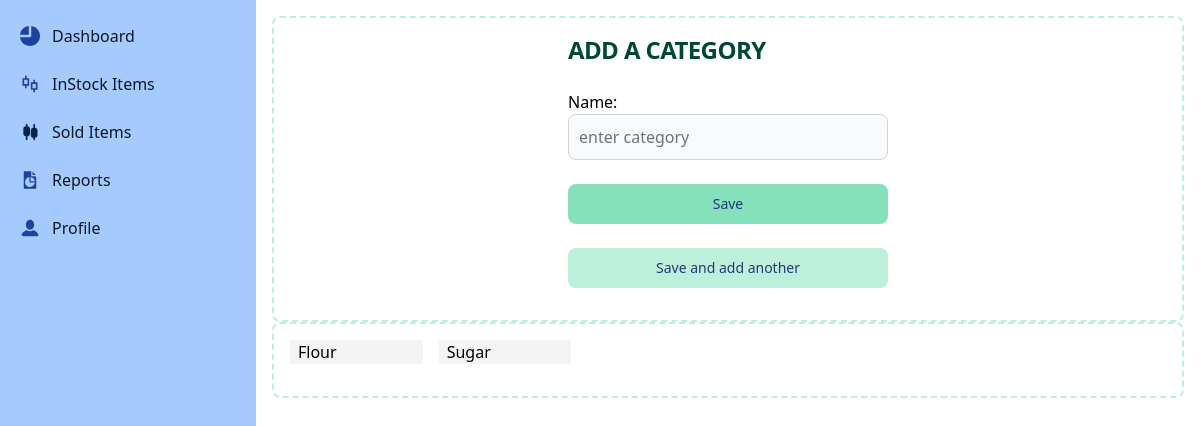
/dashboard/add-category/, run on an earlier commit of the app's database.
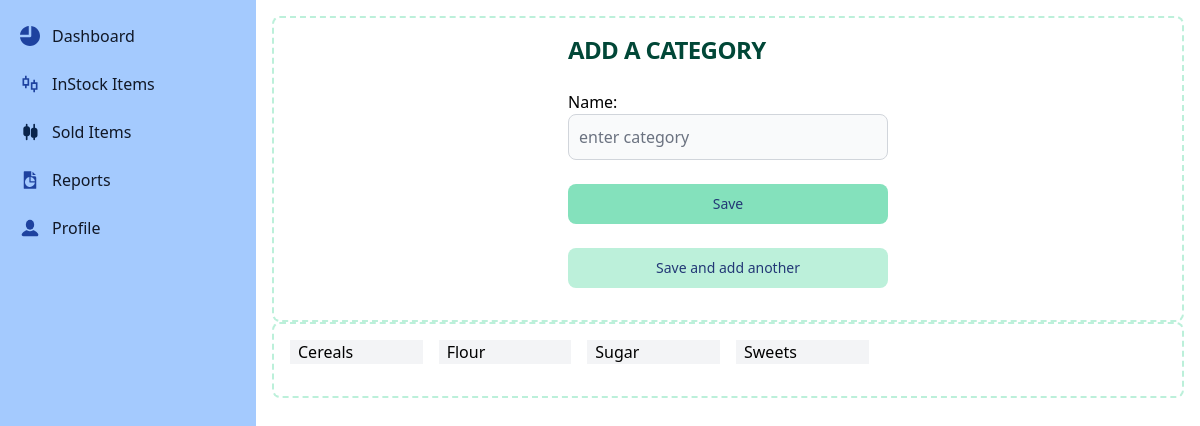
And on a later commit of the database.
### inventory/models.py (models this page shows, shortened)
class Category(models.Model):
    name = models.CharField(max_length=255)
    class Meta:
        ordering = ('name',)
        verbose_name_plural = 'Categories'

### dashboard/views.py (the view)
# urls.py: path('add-category/', add_category, name='add_category'),
def add_category(request):
    categories = Category.objects.all()
    if request.method == 'POST':
        form = CategoryForm(request.POST)
        if form.is_valid():
            form.save()
            if 'save_and_add_another' in request.POST:
                return redirect('dashboard:add_category')
            else:
                return redirect('dashboard:sold')
    else:
        form = CategoryForm()
    return render(request, 'dashboard/add_category.html', {'form': form, 'category': categories})

### dashboard/forms.py
class CategoryForm(forms.ModelForm):
    name = forms.CharField(
        widget=forms.TextInput(attrs={
            'placeholder': 'enter category',
            'id': 'enter-category',
            'class': 'bg-gray-50 border border-gray-300 text-gray-900 rounded-lg focus:ring-primary-600 focus:border-primary-600 block w-full p-2.5 dark:bg-gray-700 dark:border-gray-600 dark:placeholder-gray-400 dark:text-white dark:focus:ring-blue-500 dark:focus:border-blue-500',
            'required': True,
        })
    )
    class Meta:
        model = Category
        fields = ['name']

### dashboard/templates/dashboard/add_category.html (shortened to what this page needs)
{% extends 'core/dashboard.html' %}
{% load static %}
{% block content %}
    <div class="p-4 sm:ml-64">
        <div class="p-4 grid items-center justify-center border-2 border-green-200 border-dashed rounded-lg dark:border-gray-700">
           <div class="w-80 mb-4">
                 <h1 class="text-xl uppercase font-bold leading-tight tracking-tight text-green-900 md:text-2xl dark:text-white">
                    Add a category
                </h1>
                <form class="space-y-4 md:space-y-6" method="POST" action=".">
                    {{ form.as_p }}
                    <button type="submit" name="save" class="w-full text-blue-900 bg-green-300 hover:bg-blue-400 focus:ring-4 focus:outline-none focus:ring-primary-300 font-medium rounded-lg text-sm px-5 py-2.5 text-center dark:bg-primary-600 dark:hover:bg-primary-700 dark:focus:ring-primary-800">Save</button>
                    <button type="submit" name="save_and_add_another" class="w-full text-blue-900 bg-green-200 hover:bg-blue-400 focus:ring-4 focus:outline-none focus:ring-primary-300 font-medium rounded-lg text-sm px-5 py-2.5 text-center dark:bg-primary-600 dark:hover:bg-primary-700 dark:focus:ring-primary-800">Save and add another</button>
                </form>
           </div>
        </div>
        <div class="p-4 border-2 border-green-200 border-dashed rounded-lg dark:border-gray-700">
            <div class="w-full mb-4">
                <ul class="grid grid-cols-2 lg:grid-cols-6 gap-4">
                    {% for categories in category %}
                    <li class="bg-gray-100 px-2">
                            {{ categories.name }}
                    </li>
                    {% endfor %}
                </ul>
            </div>
         </div>
     </div>
{% endblock %}

What changed in the data, as far as the page shows it:
added Category: name "Cereals"
added Category: name "Sweets"
